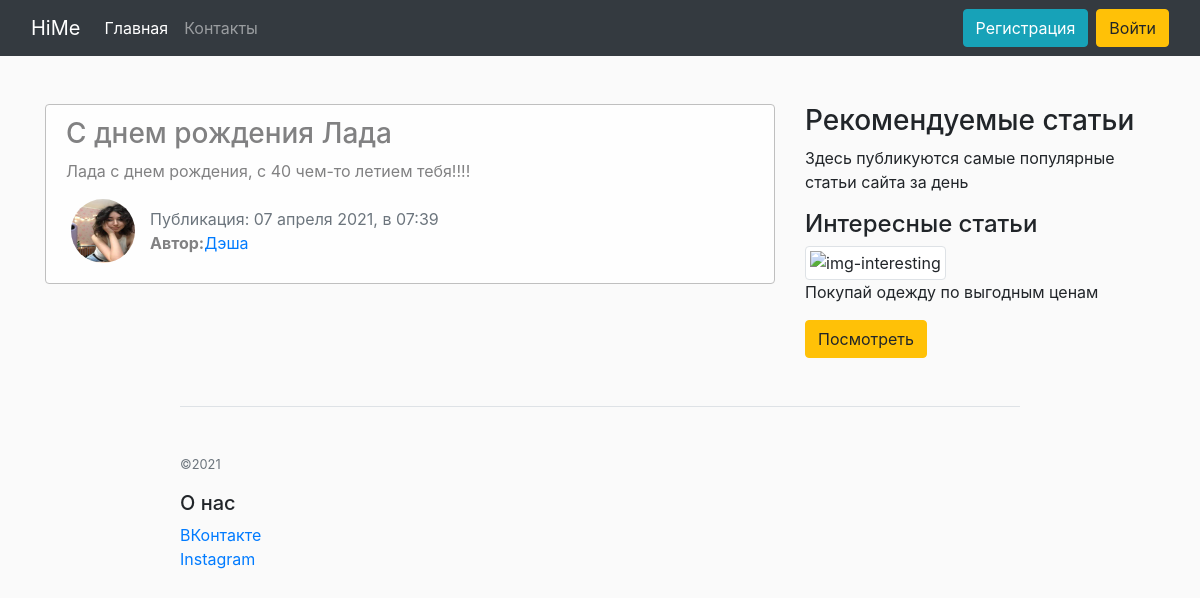
The app's page /news/13 with its own data.
### blog/models.py (models this page shows, shortened)
class News(models.Model):
    title = models.CharField('Название статьи', max_length=100, unique = True) #чтобы названия не совпадали)
    text = models.TextField('Основной текст статьи')
    date = models.DateTimeField('Дата', default=timezone.now)
    avtor = models.ForeignKey(User, verbose_name = 'Автор', on_delete=models.CASCADE)
    def __str__(self):
        return f' {self.title}'
    class Meta:
        verbose_name = 'Новость'
        verbose_name_plural = 'Новости'

### users/models.py (models this page shows, shortened)
class Profile(models.Model):
    user = models.OneToOneField(User, on_delete=models.CASCADE)
    img = models.ImageField('Фото пользователя', upload_to='user_images', default='default.png')
    class Meta:
        verbose_name = 'Профайл'
        verbose_name_plural = 'Профайл'

### blog/views.py (the view)
# urls.py: path('news/<int:pk>', views.NewsDetailView.as_view(), name='news-detail'),
class NewsDetailView(DetailView):
    model = News
    def get_context_data(self, **kwards):
        ctx = super(NewsDetailView, self).get_context_data(**kwards)
        ctx['title'] = News.objects.get(pk=self.kwargs['pk'])
        return ctx

### blog/templates/blog/news_detail.html (shortened to what this page needs)
{% extends 'blog/base.html' %}
{% block content %}
  <div class="alert alert-light">
    <h3>{{ object.title }}</h3>
    <p>{{ object.text|safe }}</p>
    <div class="row">
      <div>
        <img src="{{ object.avtor.profile.img.url }}" alt="{{ object.avtor }}" class="user_images" >
      </div>
      <div class="mt-2">
        <span class="text-muted">Публикация: {{ object.date|date:"d E Y, в H:i" }}</span>
        {% if object.avtor %}
          <p><b>Автор:</b><a href="{% url 'user-news' object.avtor %}">{{ object.avtor }}</a></p>
        {% else %}
            <p><b>Автор:</b><mark>Неизвестный автор</mark></p>
        {% endif %}
      </div>
    </div>
  </div>
{% endblock %}
{% block aside_block %}
<img src="https://sun9-74.userapi.com/impg/VX0nbtdO8bzWScm8sKvSXqprNypamdPkbHLXLQ/X3DOeXuSuGI.jpg?size=734x733&quality=96&sign=8648e9e8afbe583936f04bd76f68ef21&type=album" class="img-thumbnail" alt="img-interesting">
<p>Покупай одежду по выгодным ценам</p>
<a href="https://www.instagram.com/intro.clothes.izh/?hl=ru" target="_blank">
  <button class="btn btn-warning" type="button" name="button">Посмотреть</button>
</a>
{% endblock %}

### blog/static/blog/main.css (style rules this page uses)
body { background: #fafafa; }
.alert-light { border-color: #bfbfbf; }
.user_images { width: 64px; height: 64px; border-radius: 50%; margin-right: 15px; margin-left: 20px; }

### records on screen
News: title "С днем рождения Лада", text "Лада с днем рождения, с 40 чем-то летием тебя!!!!", avtor.profile.img (picture), date "07 апреля 2021, в 07:39", avtor "Дэша"
